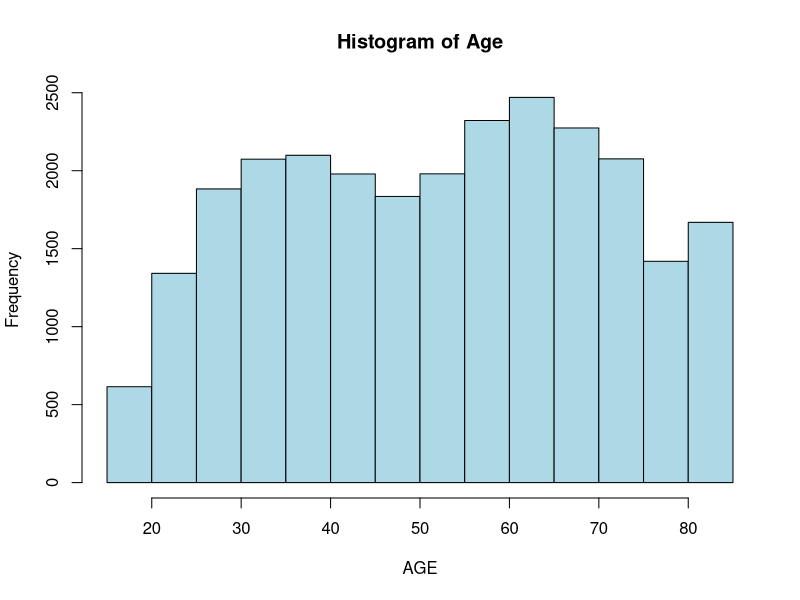
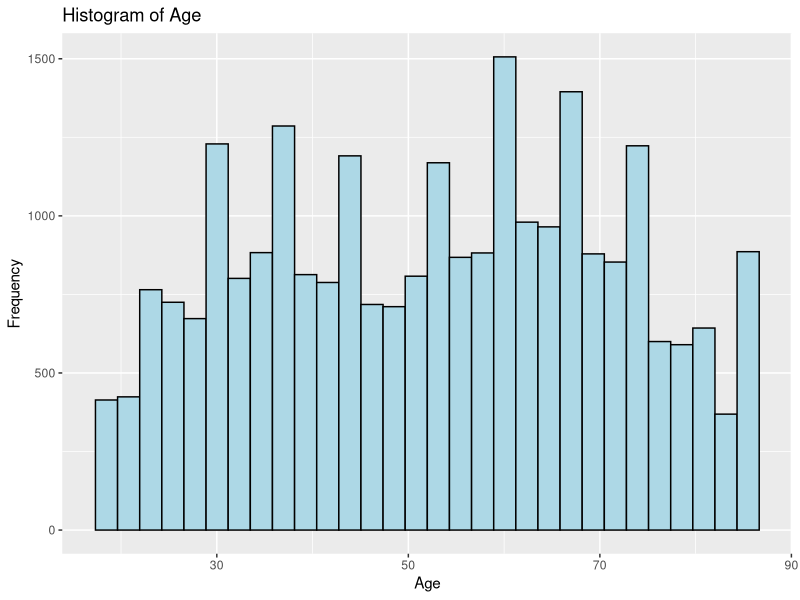
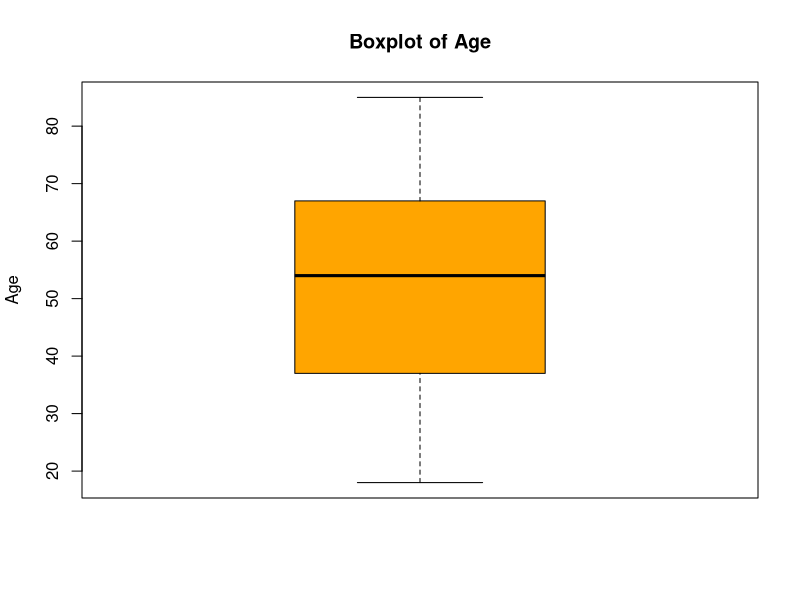
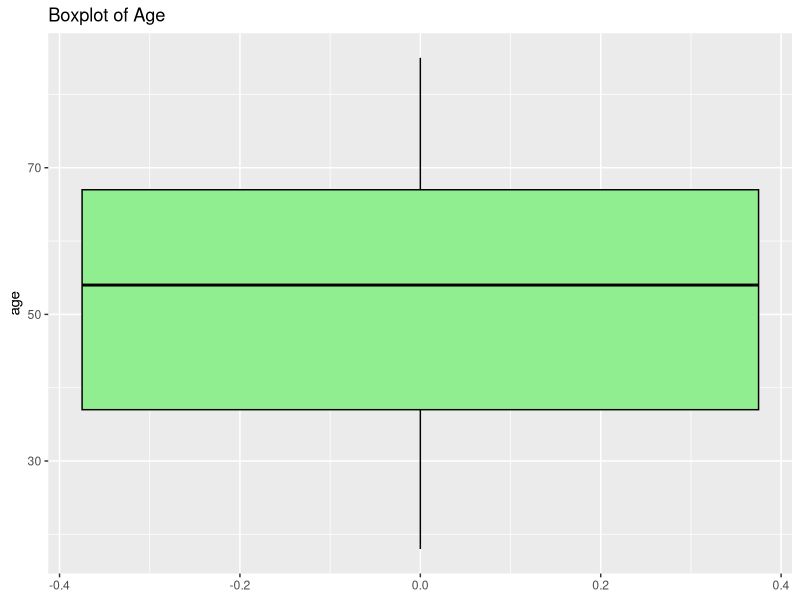
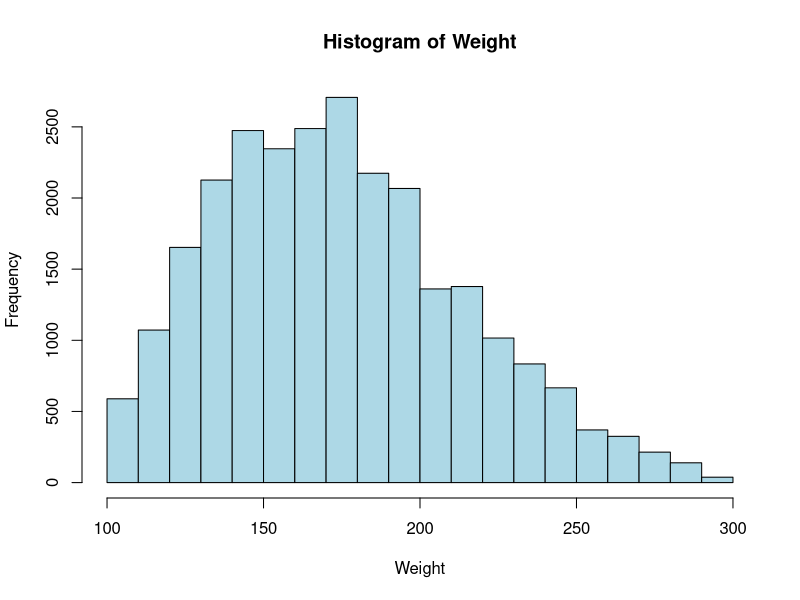
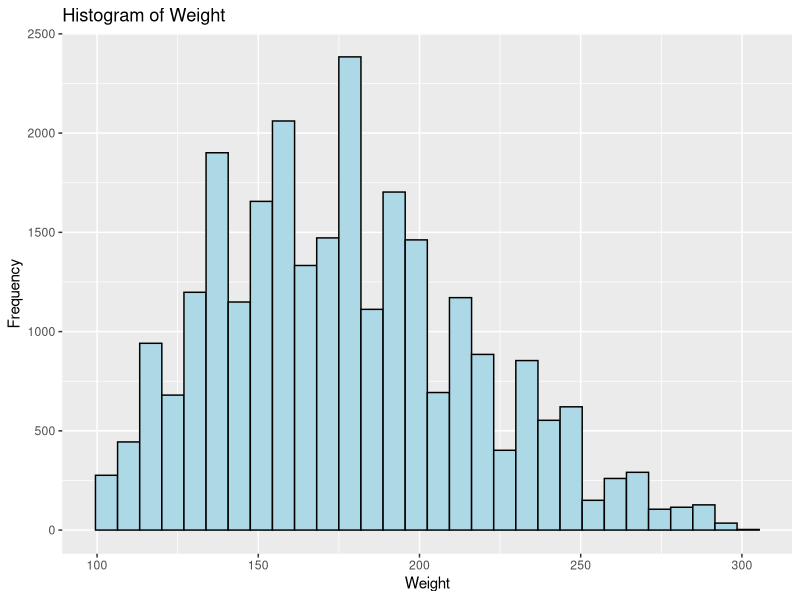
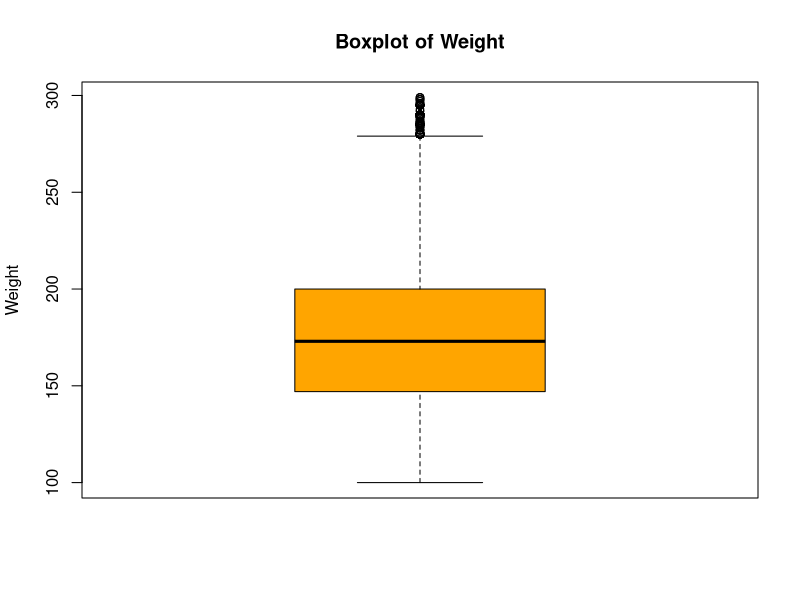
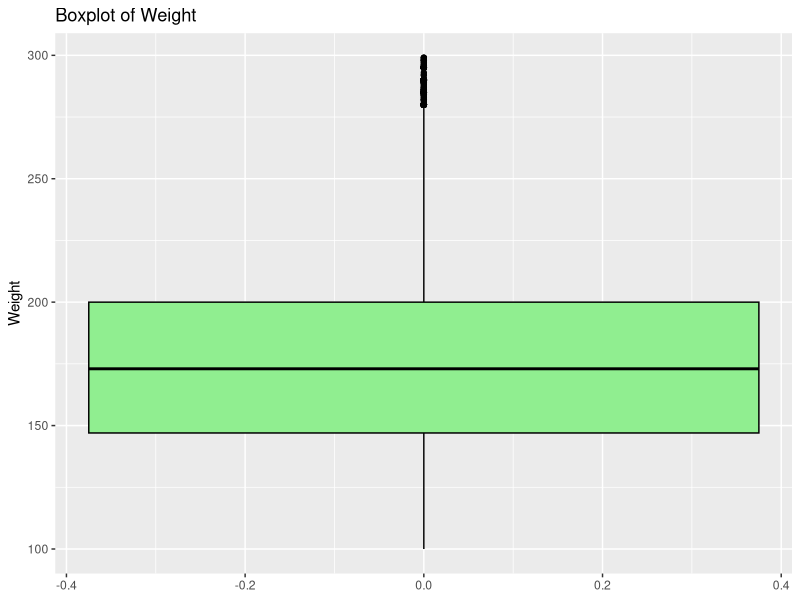

Source code (R) for these figures, in order:
# Day 3 Task 1

# Load necessary libraries
library(tidyverse)

# Load cleaned dataset
nhis_final <- read_csv("data/nhis_clean.csv")

# Calculate summary statistics for quantitative variable AGEP_A
summary(nhis_final$AGEP_A)
sd(nhis_final$AGEP_A)

# Calculate summary statistics for quantitative variable WEIGHTLBTC_A
summary(nhis_final$WEIGHTLBTC_A)
sd(nhis_final$WEIGHTLBTC_A)

# Calculate summary statistics for quantitative variable HEIGHTTC_A
summary(nhis_final$HEIGHTTC_A)
sd(nhis_final$HEIGHTTC_A)

# Create base R histogram for AGEP_A
hist(nhis_final$AGEP_A,
     main ="Histogram of Age",
     xlab = "AGE",
     col = "lightblue")

# Create histogram using ggplot2 for AGEP_A
ggplot(nhis_final, aes(x = AGEP_A)) +
  geom_histogram(fill = "lightblue", color = "black") +
  labs(title = "Histogram of Age",
       x = "Age",
       y = "Frequency")

# Create base R boxplot for AGEP_A
boxplot(nhis_final$AGEP_A,
        main = "Boxplot of Age",
        ylab = "Age",
        col = "orange")

# Create boxplot using ggplot2 for AGEP_A
ggplot(nhis_final, aes(y = AGEP_A)) +
  geom_boxplot(fill = "lightgreen", color = "black") +
  labs(title = "Boxplot of Age",
       y = "age")

# Create base R histogram for WEIGHTLBTC_A
hist(nhis_final$WEIGHTLBTC_A,
     main ="Histogram of Weight",
     xlab = "Weight",
     col = "lightblue")

# Create histogram using ggplot2 for WEIGHTLBTC_A
ggplot(nhis_final, aes(x = WEIGHTLBTC_A)) +
  geom_histogram(fill = "lightblue", color = "black") +
  labs(title = "Histogram of Weight",
       x = "Weight",
       y = "Frequency")

# Create base R boxplot for WEIGHTLBTC_A
boxplot(nhis_final$WEIGHTLBTC_A,
        main = "Boxplot of Weight",
        ylab = "Weight",
        col = "orange")

# Create boxplot using ggplot2 for WEIGHTLBTC_A
ggplot(nhis_final, aes(y = WEIGHTLBTC_A)) +
  geom_boxplot(fill = "lightgreen", color = "black") +
  labs(title = "Boxplot of Weight",
       y = "Weight")

# Create base R histogram for HEIGHTTC_A
hist(nhis_final$HEIGHTTC_A,
     main ="Histogram of Height",
     xlab = "Height",
     col = "lightblue")

# Create histogram using ggplot2 for HEIGHTTC_A
ggplot(nhis_final, aes(x = HEIGHTTC_A)) +
  geom_histogram(binwidth = 1,fill = "lightblue", color = "black") +
  labs(title = "Histogram of Height",
       x = "Height",
       y = "Frequency")

# Create base R boxplot for HEIGHTTC_A
boxplot(nhis_final$HEIGHTTC_A,
        main = "Boxplot of Height",
        ylab = "Height",
        col = "orange")

# Create boxplot using ggplot2 for HEIGHTTC_A
ggplot(nhis_final, aes(y = HEIGHTTC_A)) +
  geom_boxplot(fill = "lightgreen", color = "black") +
  labs(title = "Boxplot of Height",
       y = "Height")

# Generate frequncy tables for qualitiative variable SEX_A
table(nhis_final$SEX_A)

# Generate frequncy tables for qualitiative variable HISPALLP_A
table(nhis_final$HISPALLP_A)

# Generate frequncy tables for qualitiative variable EDUCP_A
table(nhis_final$EDUCP_A)

# Generate frequncy tables for qualitiative variable PHSTAT_A
table(nhis_final$PHSTAT_A)

# Generate frequncy tables for qualitiative variable LSATIS4R_A
table(nhis_final$LSATIS4R_A)

# Create base R bar plot for SEX_A
barplot(table(factor(nhis_final$SEX_A,
              levels = c(1,2),
              labels = c("Male", "Female"))),
        main = "Barplot of Sex",
        xlab = "Sex",
        ylab = "Frequency",
        col = "lightblue")

# Create bar plot using ggplot2 for SEX_A
ggplot(nhis_final,
       aes(x = factor(SEX_A,
                      levels = c(1,2),
                      labels = c("Male", "Female")))) +
  geom_bar(fill = "lightblue", color = "black") +
  labs(title = "Barplot of Sex",
       x = "Sex",
       y = "Frequency")

# Create base R bar plot for HISPALLP_A
barplot(table(factor(nhis_final$HISPALLP_A,
                     levels = c(1,2,3,4,5,6,7),
                     labels = c("Hispanic", "NH White Only", "NH Black/African American only", "NH Asian only", "NH AIAN", "NH AIAN and any other group", "Other single and multiple races"))),
        main = "Barplot of Race/Ethnicity",
        xlab = "Race/Ethnicity",
        ylab = "Frequency",
        col = "lightblue")

# Create bar plot using ggplot2 for HISPALLP_A
ggplot(nhis_final,
       aes(x = factor(HISPALLP_A,
                      levels = c(1,2,3,4,5,6,7),
                      labels = c("Hispanic", "NH White Only", "NH Black/African American only", "NH Asian only", "NH AIAN", "NH AIAN and any other group", "Other single and multiple races")))) +
  geom_bar(fill = "lightblue", color = "black") +
  labs(title = "Barplot of Race/Ethnicity",
       x = "Race/Ethnicity",
       y = "Frequency")

# Create base R bar plot for EDUCP_A
barplot(table(factor(nhis_final$EDUCP_A,
                     labels = c("Less than high school",
                                "High school graduate",
                                "Some college education",
                                "College graduate or better"))),
        main = "Barplot of Education Level",
        xlab = "Education Level",
        ylab = "Frequency",
        col = "lightblue")

# Create bar plot using ggplot2 for EDUCP_A
ggplot(nhis_final, aes(x = EDUCP_A)) +
  geom_bar(fill = "lightblue", color = "black") +
  labs(title = "Barplot of Education Level",
       x = "Education Level",
       y = "Frequency")

# Create base R bar plot for PHSTAT_A
barplot(table(factor(nhis_final$PHSTAT_A,
                     levels = c(1,2,3,4,5),
                     labels = c("Excellent",
                                "Very good",
                                "Good",
                                "Fair",
                                "Poor"))),
        main = "Barplot of General Health Status",
        xlab = "General Health Status",
        ylab = "Frequency",
        col = "lightblue")

# Create bar plot using ggplot2 for PHSTAT_A
ggplot(nhis_final,
       aes(x = factor(PHSTAT_A,
                       levels = c(1,2,3,4,5),
                       labels = c("Excellent",
                                  "Very good",
                                  "Good",
                                  "Fair",
                                  "Poor"))))+
  geom_bar(fill = "lightblue", color = "black") +
  labs(title = "Barplot of General Health Status",
       x = "General Health Status",
       y = "Frequency")

# Create base R bar plot for LSATIS4R_A
barplot(table(factor(nhis_final$LSATIS4R_A,
                     levels = c(1,2,3,4),
                     labels = c("Very satisfied",
                                "Satisfied",
                                "Dissatisfied",
                                "Very Dissatisfied"))),
        main = "Barplot of Life Satisfaction",
        xlab = "Life Satisfaction",
        ylab = "Frequency",
        col = "lightblue")

# Create bar plot using ggplot2 for LSATIS4R_A
ggplot(nhis_final,
       aes(x = factor(LSATIS4R_A,
                      levels = c(1,2,3,4),
                      labels = c("Very satisfied",
                                 "Satisfied",
                                 "Dissatisfied",
                                 "Very Dissatisfied")))) +
  geom_bar(fill = "lightblue", color = "black") +
  labs(title = "Barplot of Life Satisfaction",
       x = "Life Satisfaction",
       y = "Frequency")
